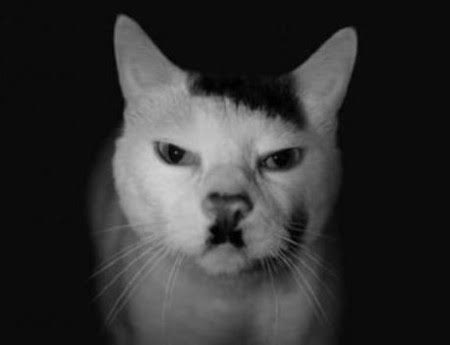
#> input picture GatoH.jpg, 450 x 345 px
$ python p3-fig-va-0074.py
#> lines starting #> are read from the running program, lines starting #| are printed output that depends on the picture
import numpy as np
import pandas as pd
import matplotlib.pyplot as plt
import cv2
#Jaquez Andres Nc 0074
print("Jaquez Andres NC 0074")
print("UIII Act3 colocar puntos a una imagen  en blanco y negro")
mi_imagen = cv2.imread('GatoH.jpg')
#> mi_imagen is the input picture: shape (345, 450, 3); min 0, max 211, mean 50
plt.imshow(mi_imagen)
plt.title('Gato H y Jaquez Andres 0074')
plt.show()
print("+-+-+- Puntos en la imagen +-+-+-+")
plt.imshow(mi_imagen)
x = [100,100,300,176]
y = [100,400,500,152]
plt.scatter(x, y, s=20, c='red')
plt.show()
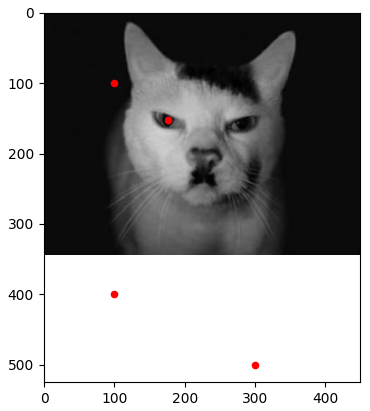
#> figure drawn by matplotlib, 1 panel
print("\n +-+-+- Cuadro en la imagen +-+-+-+-")
mi_imagen = cv2.imread("GatoH.jpg")
plt.imshow(mi_imagen)
#x = [100,100,500,500,100]
#y = [500,100,100,500,500]
x = [100,100,350,350,100]
y = [300,50,50,300,300]
plt.plot(x, y, c='blue')
plt.show()
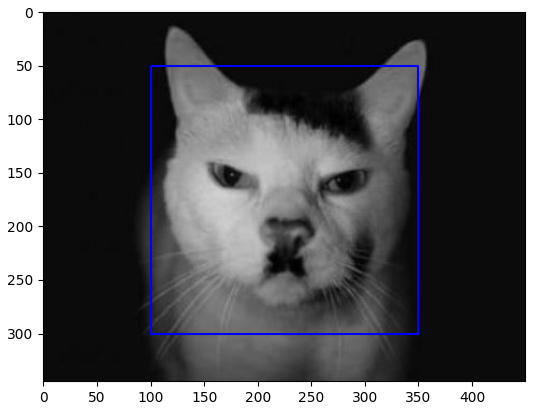
#> figure drawn by matplotlib, 1 panel

print("+-+-+- Circulo verde en la imagen +-+-+-")
mi_imagen = cv2.imread('GatoH.jpg')
plt.imshow(mi_imagen)
N = 30 # lados del óligono
x = np.zeros((N+1,))
y = np.zeros((N+1,))
(xc,yc) = (210,190)
r = 150 # radio
for i in range(N+1):
    t  = 2*np.pi/N*i
    x[i] = xc + r*np.cos(t)
    y[i] = yc + r*np.sin(t)
plt.plot(x, y, c='green')
plt.show()
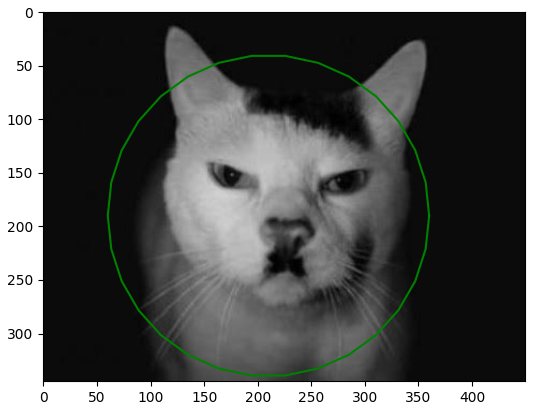
#> figure drawn by matplotlib, 1 panel

$ run again, with image-1.png saved as GatoH.jpg
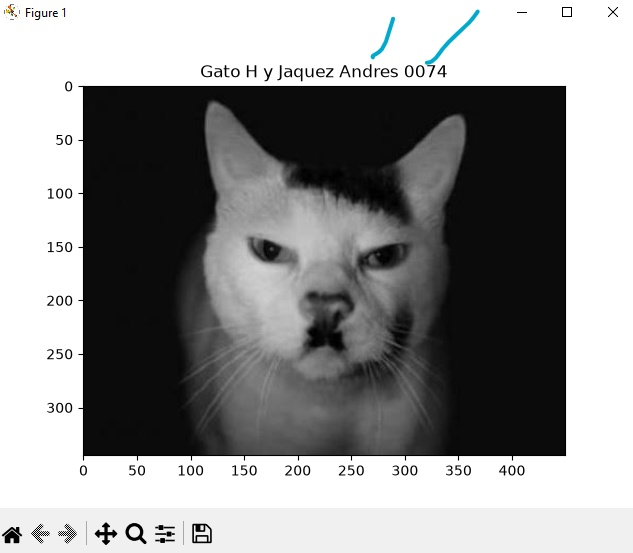
#> input picture image-1.png, 633 x 553 px
#> mi_imagen is the input picture: shape (553, 633, 3); mean B, G, R 146.4, 146.3, 146.1
#> `plt.show()`:
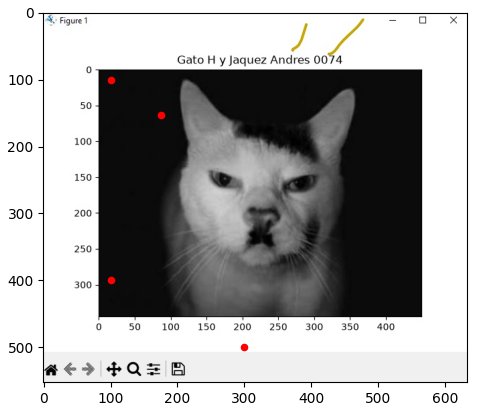
#> figure drawn by matplotlib, 1 panel; B, G, R data is drawn as R, G, B

$ run again, with image-2.png saved as GatoH.jpg
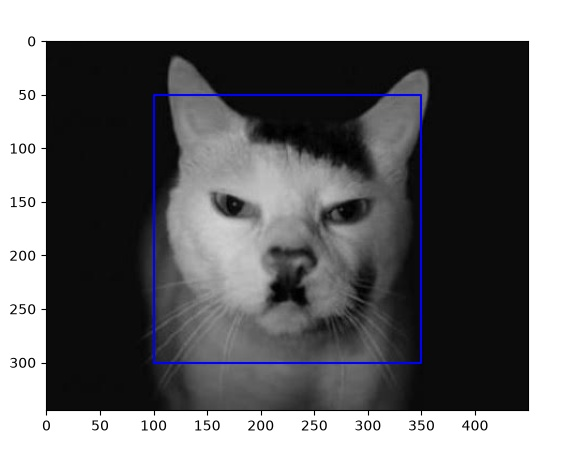
#> input picture image-2.png, 564 x 453 px
#> mi_imagen is the input picture: shape (453, 564, 3); mean B, G, R 111.7, 109.5, 109.5
#> `plt.show()`:
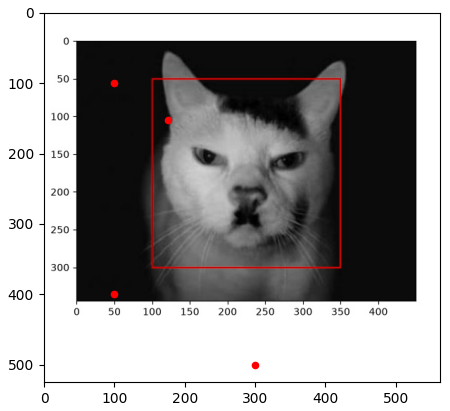
#> figure drawn by matplotlib, 1 panel; B, G, R data is drawn as R, G, B
#> `plt.show()`:
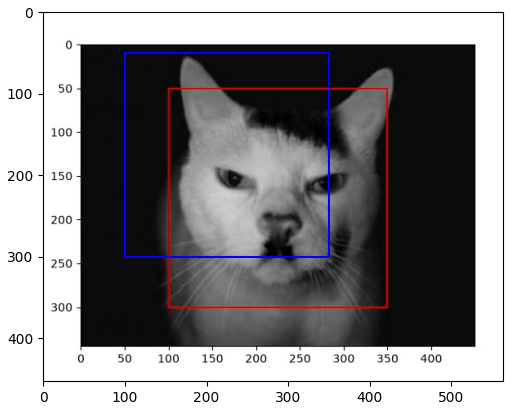
#> figure drawn by matplotlib, 1 panel; B, G, R data is drawn as R, G, B
